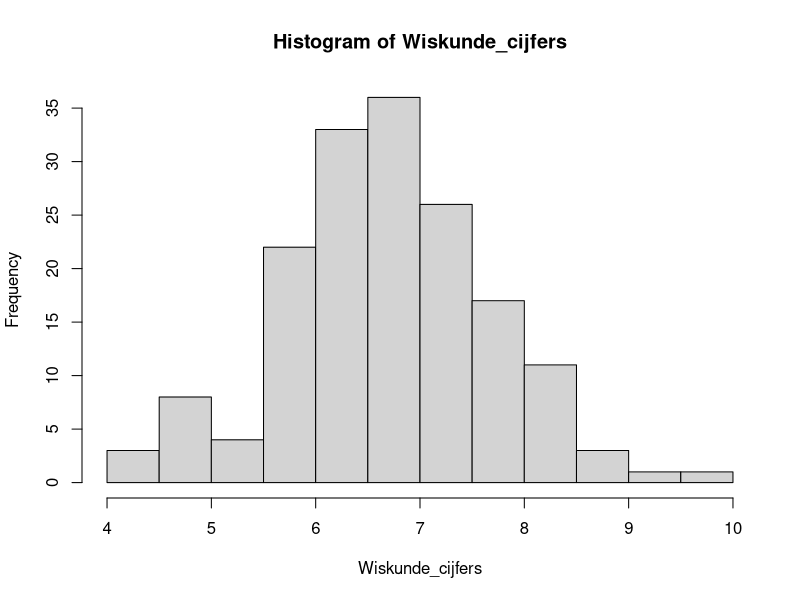

Generate this figure with R:
## ---- chunk 1
knitr::opts_chunk$set(echo = TRUE)
## ---- chunk 2
## inladen packages

## aanmaken dummydata
set.seed(95)

level1_cijfers <- c(4, 4.5, 5.0, 5.5, 6.0, 6.5, 7.0, 7.5, 8.0, 8.5, 9.0, 9.5, 10)
level2_cijfers <- c(5.0, 5.5, 6.0, 6.5, 7.0, 7.5, 8.0, 8.5, 9.0)
level3_cijfers <- c(6.0, 6.5, 7.0, 7.5, 8.0, 8.5)
level4_cijfers <- c(6.5, 7.0, 7.5)

Wiskundecijfers_level1 <- sample(level1_cijfers, 15, replace = TRUE)
Wiskunde_cijfers_level2 <- sample(level2_cijfers, 40, replace=TRUE)
Wiskunde_cijfers_level3 <- sample(level3_cijfers, 60, replace=TRUE)
Wiskunde_cijfers_level4 <- sample(level4_cijfers, 50, replace=TRUE)
Wiskunde_cijfers_level2_tot_level4 = c(Wiskunde_cijfers_level2,
                                      Wiskunde_cijfers_level3,
                                      Wiskunde_cijfers_level4)

Wiskunde_cijfers <- append(Wiskundecijfers_level1, Wiskunde_cijfers_level2_tot_level4)
## ---- chunk 3
hist(Wiskunde_cijfers)
## ---- chunk 4
x <-rnorm(230)
#ks.test(Wiskunde_cijfers, x)
## ---- chunk 5
shapiro.test(Wiskunde_cijfers)
## ---- chunk 6
t.test(Wiskunde_cijfers, mu = 6.9) # testen of het gemiddelde van onze studenten afwijkt van het landelijk gemiddelde (6.9)
